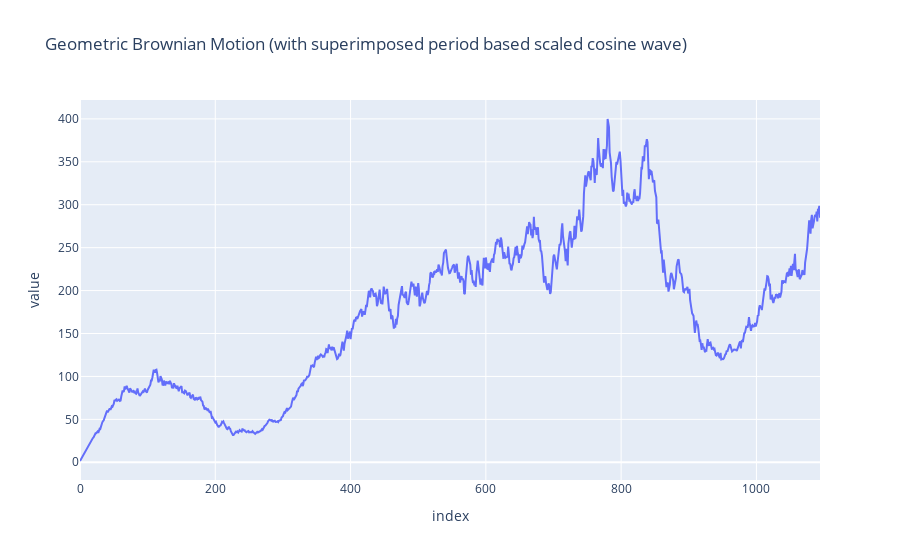

Here is the notebook cell this chart was saved with:
### Code cell
fig = go.Figure()
fig.add_trace(go.Scatter(y=list(islice(gen_gbm((1/365.), 0, .01, .6), 365*3)), mode='lines', name='Actual'))
fig.update_layout(title=f'Geometric Brownian Motion (with superimposed period based scaled cosine wave)', xaxis_title='index', yaxis_title='value')

### Figure 1 — Plotly figure (JSON) as saved in the notebook; plotly's stock layout.template omitted (floating-point values rounded to 4 significant figures; data arrays with more than 128 entries replaced by an {"elided": "..."} marker saying what was removed)
{"data": [{"mode": "lines", "name": "Actual", "type": "scatter", "y": {"elided": "1095 float values"}}], "layout": {"title": {"text": "Geometric Brownian Motion (with superimposed period based scaled cosine wave)"}, "xaxis": {"title": {"text": "index"}}, "yaxis": {"title": {"text": "value"}}}}
